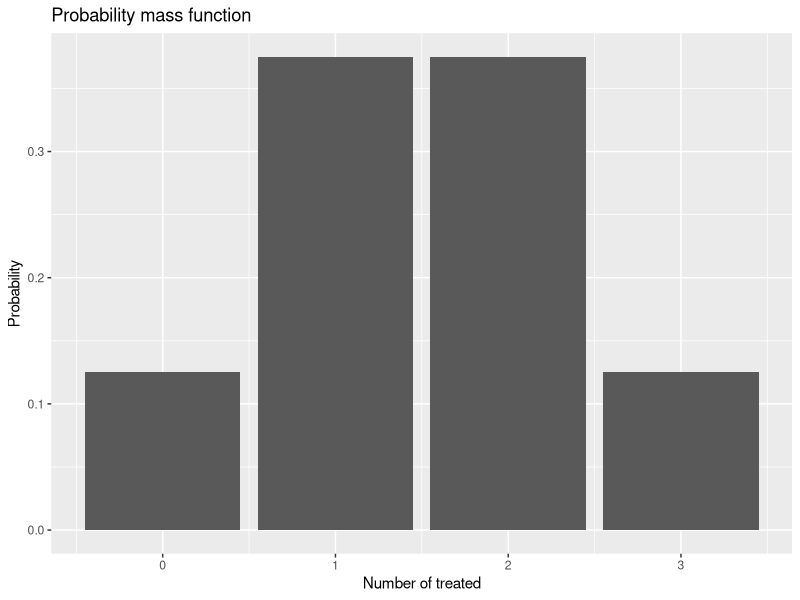
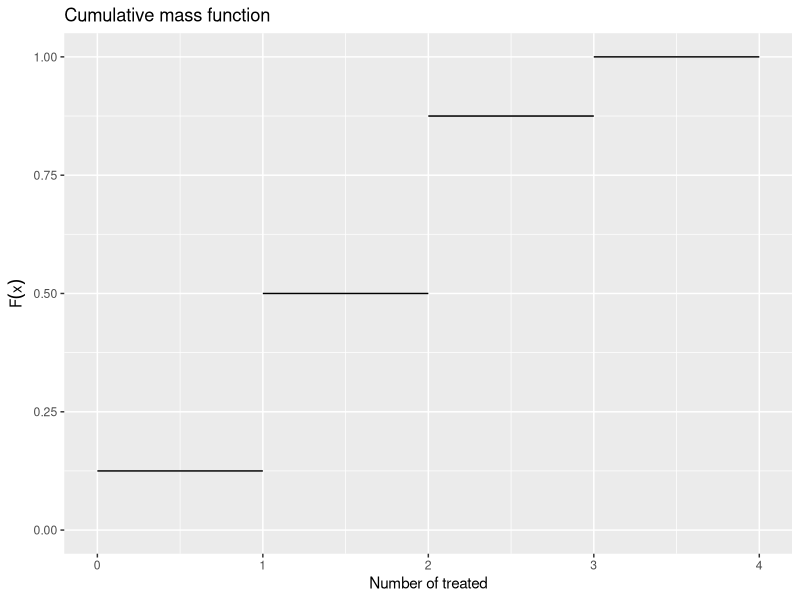
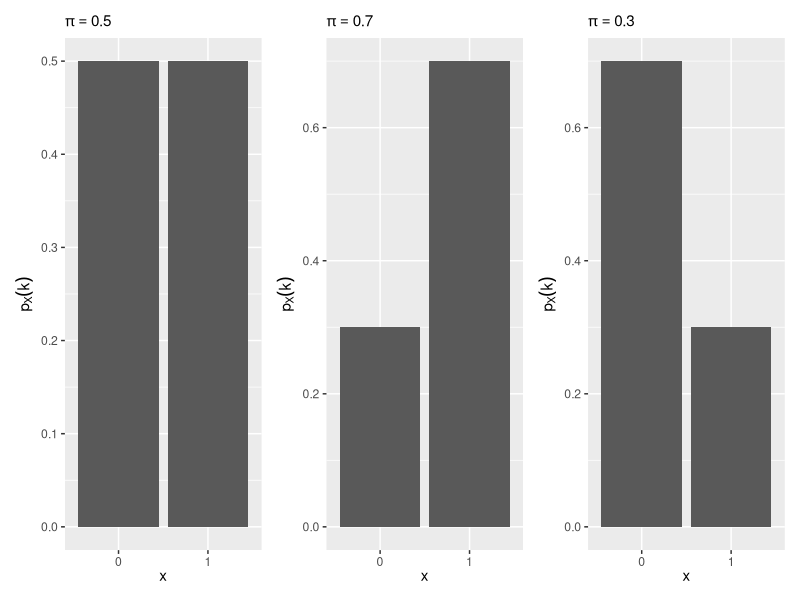
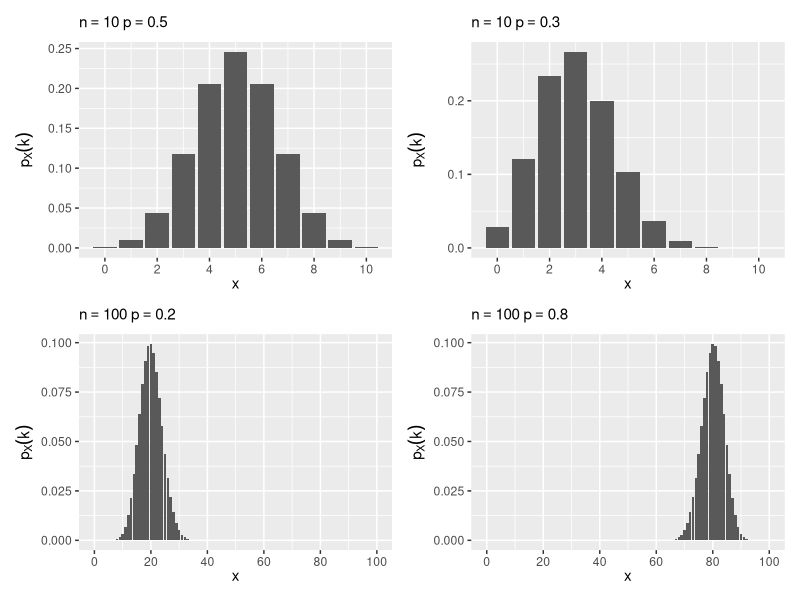
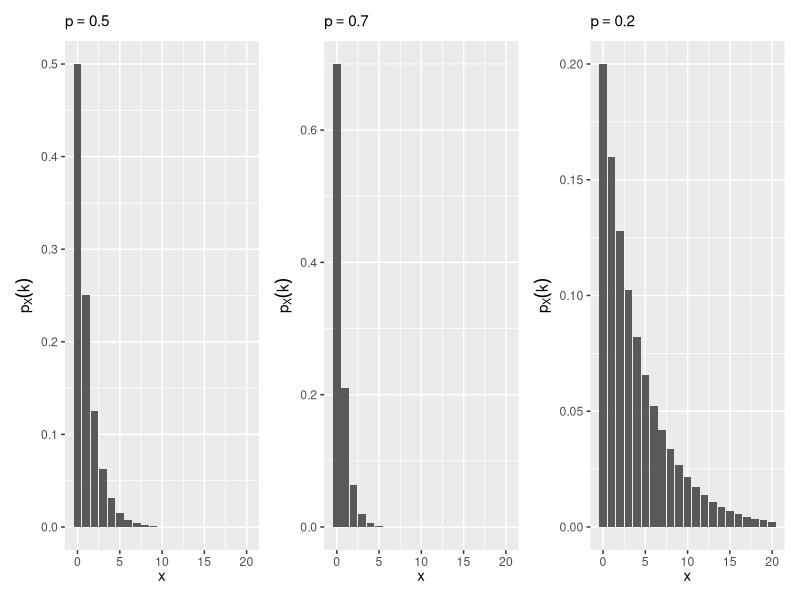
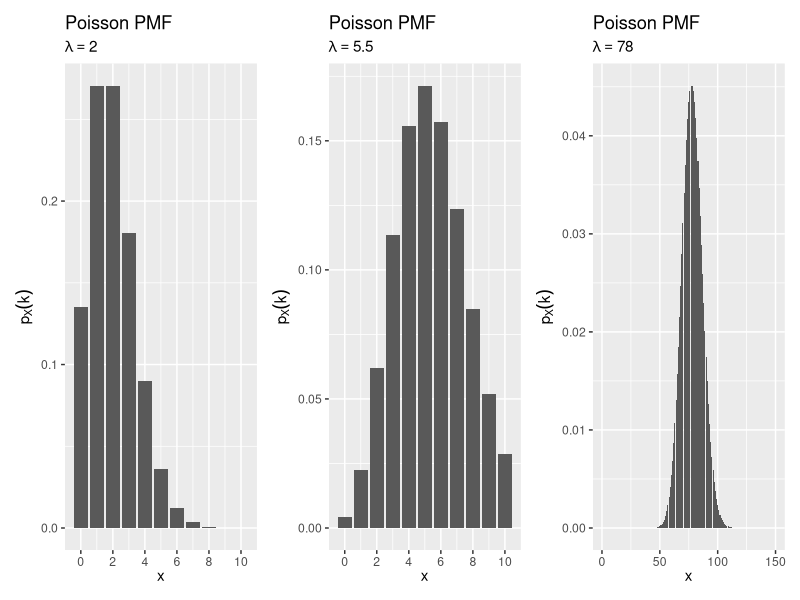
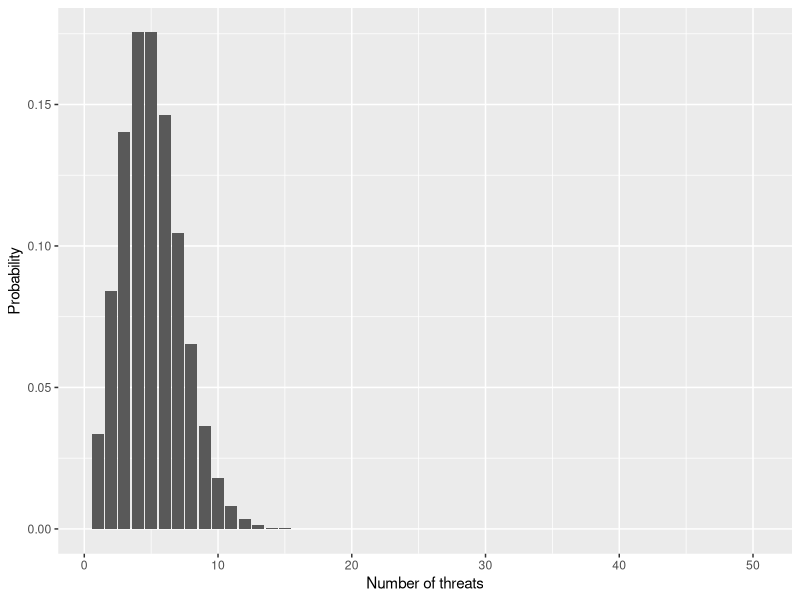
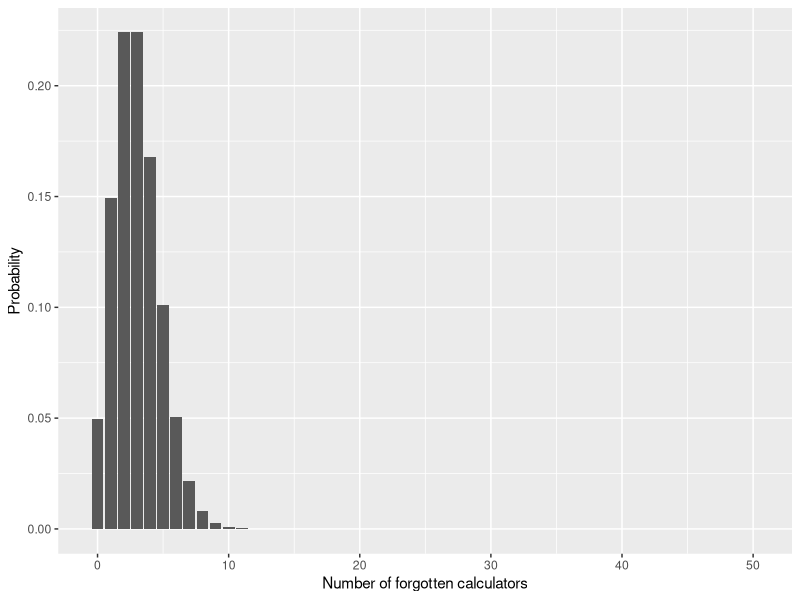

Write R code to recreate these figures, in order.
## ---- chunk 1

## ---- chunk 2
library(tidyverse)
library(patchwork)
library(here)
library(gganimate)
## ---- chunk 3
pmf <- tibble(
  x = 0:3,
  y = c(1 / 8, 3 / 8, 3 / 8, 1 / 8)
)

pmf %>%
  ggplot(aes(x, y)) +
  geom_col() +
  labs(
    title = "Probability mass function",
    x = "Number of treated",
    y = "Probability"
  )
## ---- chunk 4
pmf %>%
  mutate(cumsum = cumsum(y),
         xend = x + 1) %>%
  ggplot(mapping = aes(x, cumsum)) +
  geom_segment(mapping = aes(xend = xend, yend = cumsum)) +
  ylim(0,1) +
  labs(
    title = "Cumulative mass function",
    x = "Number of treated",
    y = expression(F(x))
  )
## ---- chunk 5
knitr::include_graphics("https://encrypted-tbn0.gstatic.com/images?q=tbn:ANd9GcSbEyaYCtKvH69f_7DIShQ_Kc67Me-j5knH0A&usqp=CAU")
## ---- chunk 6
bernoulli_plot <- function(p) {
  tibble(
    x = 0:1,
    p = dbinom(x = x, size = 1, prob = p)
  ) %>%
    mutate(x = factor(x)) %>%
    ggplot(aes(x, p)) +
    geom_col() +
    labs(
      subtitle = bquote(pi == .(p)),
      x = expression(x),
      y = expression(p[X](k))
    )
}

bernoulli_plot(.5) +
  bernoulli_plot(.7) +
  bernoulli_plot(.3)
## ---- chunk 7
binomial_plot <- function(n, p) {
  tibble(
    x = 0:n,
    p = dbinom(x = x, size = n, prob = p)
  ) %>%
    ggplot(aes(x, p)) +
    geom_col() +
    scale_x_continuous(breaks = scales::pretty_breaks()) +
    labs(
      subtitle = bquote(n == .(n) ~ p == .(p)),
      x = expression(x),
      y = expression(p[X](k))
    )
}

binomial_plot(10, .5) +
  binomial_plot(10, .3) +
  binomial_plot(100, .2) +
  binomial_plot(100, .8)
## ---- chunk 8
geometric_plot <- function(p) {
  tibble(
    x = 0:20,
    p = dgeom(x = x, prob = p)
  ) %>%
    ggplot(aes(x, p)) +
    geom_col() +
    scale_x_continuous(breaks = scales::pretty_breaks()) +
    labs(
      subtitle = bquote(p == .(p)),
      x = expression(x),
      y = expression(p[X](k))
    )
}

geometric_plot(.5) +
  geometric_plot(.7) +
  geometric_plot(.2)
## ---- chunk 9
poisson_plot <- function(lambda, max_n = 10) {
  tibble(
    x = 0:max_n,
    p = dpois(x = x, lambda = lambda)
  ) %>%
    ggplot(aes(x, p)) +
    geom_col() +
    scale_x_continuous(breaks = scales::pretty_breaks()) +
    labs(
      title = "Poisson PMF",
      subtitle = bquote(lambda == .(lambda)),
      x = expression(x),
      y = expression(p[X](k))
    )
}

poisson_plot(2) +
  poisson_plot(5.5) +
  poisson_plot(78, max_n = 150)
## ---- chunk 10
tibble(
  n = 1:50,
  prob = dpois(n, 5)
) %>%
  ggplot(aes(n, prob)) +
  geom_col() +
  labs(
    x = "Number of threats",
    y = "Probability"
  )
## ---- chunk 11
tibble(
  n = 0:50,
  prob = dpois(n, 3)
) %>%
  ggplot(aes(n, prob)) +
  geom_col() +
  labs(
    x = "Number of forgotten calculators",
    y = "Probability"
  )
## ---- chunk 12
bernoulli_cmf_plot <- function(p) {
  df <- tibble(
    x = 0:1,
    pmf = dbinom(x = x, size = 1, prob = p),
    cmf = pbinom(q = x, size = 1, prob = p)
  )

  ggplot(df, aes(x, pmf)) +
    geom_col() +
    ylim(0,1) + scale_x_continuous(breaks = 0:1) +
    labs(
      subtitle = bquote(pi == .(p)),
      x = expression(x),
      y = expression(p[X](k))
    ) +
    ggplot(df, aes(x, cmf)) + ylim(0,1) +
    scale_x_continuous(breaks = 0:1) +
    geom_col() +
    labs(
      subtitle = bquote(pi == .(p)),
      x = expression(x),
      y = expression(F[X](k))
    )
}

bernoulli_cmf_plot(.7)
## ---- chunk 13
binomial_cmf_plot <- function(n, p) {
  df <- tibble(
    x = 0:n,
    pmf = dbinom(x = x, size = n, prob = p),
    cmf = pbinom(q = x, size = n, prob = p)
  )

  ggplot(df, aes(x, pmf)) +
    geom_col() + ylim(0,1) +
    scale_x_continuous(breaks = scales::pretty_breaks()) +
    labs(
      subtitle = bquote(n == .(n) ~ p == .(p)),
      x = expression(x),
      y = expression(p[X](k))
    ) +
    ggplot(df, aes(x, cmf)) +
    geom_col() +
    scale_x_continuous(breaks = scales::pretty_breaks()) +
    labs(
      subtitle = bquote(n == .(n) ~ p == .(p)),
      x = expression(x),
      y = expression(F[X](k))
    )
}

binomial_cmf_plot(10, .5)
## ---- chunk 14
binomial_cmf_plot(10, .3)
## ---- chunk 15
binomial_cmf_plot(100, .2)
## ---- chunk 16
binomial_cmf_plot(100, .8)
## ---- chunk 17
geometric_cmf_plot <- function(p) {
  df <- tibble(
    x = 0:20,
    pmf = dgeom(x = x, prob = p),
    cmf = pgeom(q = x, prob = p)
  ) %>%
    mutate(x = x + 1)

  ggplot(df, aes(x, pmf)) +
    geom_col() + ylim(0,1) +
    scale_x_continuous(breaks = scales::pretty_breaks()) +
    labs(
      subtitle = bquote(p == .(p)),
      x = expression(x),
      y = expression(p[X](k))
    ) +
    ggplot(df, aes(x, cmf)) +
    geom_col() +
    scale_x_continuous(breaks = scales::pretty_breaks()) +
    labs(
      subtitle = bquote(p == .(p)),
      x = expression(x),
      y = expression(F[X](k))
    )
}

geometric_cmf_plot(.5)
## ---- chunk 18
poisson_cmf_plot <- function(lambda, max_n = 10) {
  df <- tibble(
    x = 0:max_n,
    pmf = dpois(x = x, lambda = lambda),
    cmf = ppois(q = x, lambda = lambda)
  )

  ggplot(df, aes(x, pmf)) +
    geom_col() + ylim(0,1) +
    scale_x_continuous(breaks = scales::pretty_breaks()) +
    labs(
      subtitle = bquote(lambda == .(lambda)),
      x = expression(x),
      y = expression(p[X](k))
    ) +
    ggplot(df, aes(x, cmf)) +
    geom_col() +
    scale_x_continuous(breaks = scales::pretty_breaks()) +
    labs(
      subtitle = bquote(lambda == .(lambda)),
      x = expression(x),
      y = expression(F[X](k))
    )
}

poisson_cmf_plot(2)
